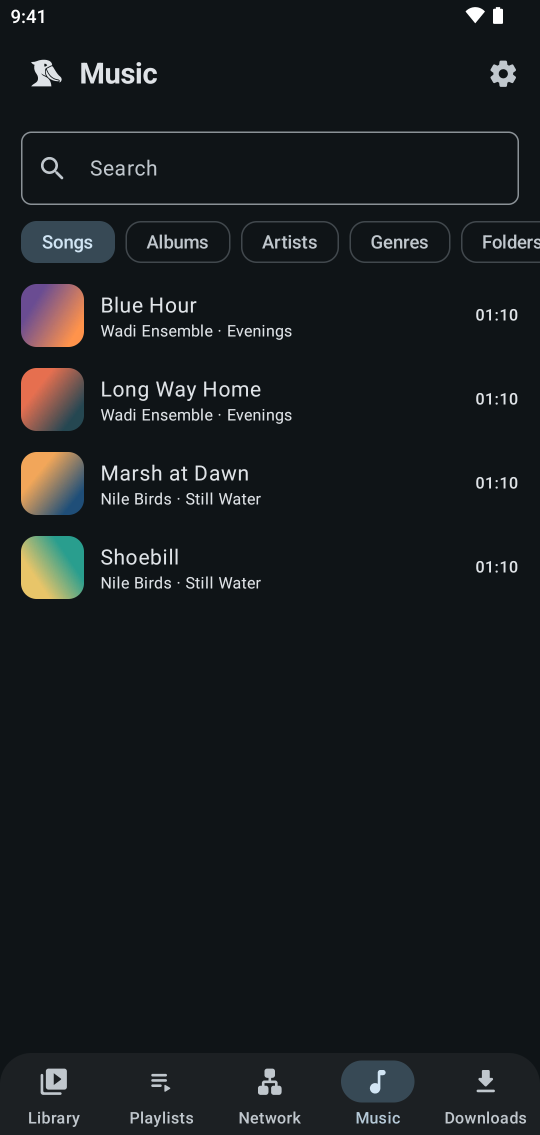
#> input picture fastlane/metadata/android/en-US/images/phoneScreenshots/2.png, 1080 x 2270 px, given in place of v1.png, which was not available (shown at 1/2 size)
$ python trace.py
#> lines starting #> are read from the running program, lines starting #| are printed output that depends on the picture; after the words box and inside, x2 and y2 are one past the last pixel; in counts of white or black regions, pixels touching at a corner belong together
"""One-time: trace ref/v1.png (Gemini reference) into vector paths -> traced.json. make.py builds everything from that.
Usage: python design/logo/trace.py"""
import json, pathlib, re, subprocess, tempfile
from PIL import Image
L = pathlib.Path(__file__).resolve().parent
im = Image.open(L / "ref/v1.png").convert("RGB")
#> im is the input picture: PIL image 1080x2270 RGB; mean R, G, B 23.9, 28.2, 30.8
SQ = (206, 206, 819, 819)                      # the dark rounded square in the reference (measured)
im = im.crop(SQ)
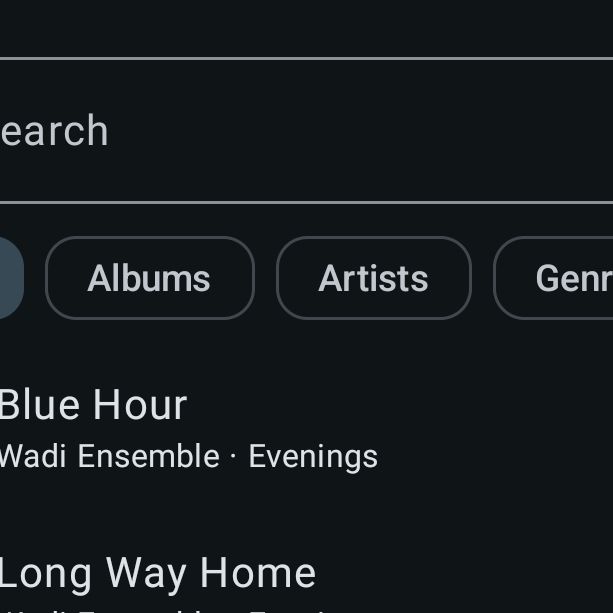
#> im: PIL image 613x613 RGB; mean R, G, B 22.8, 27.9, 31.1
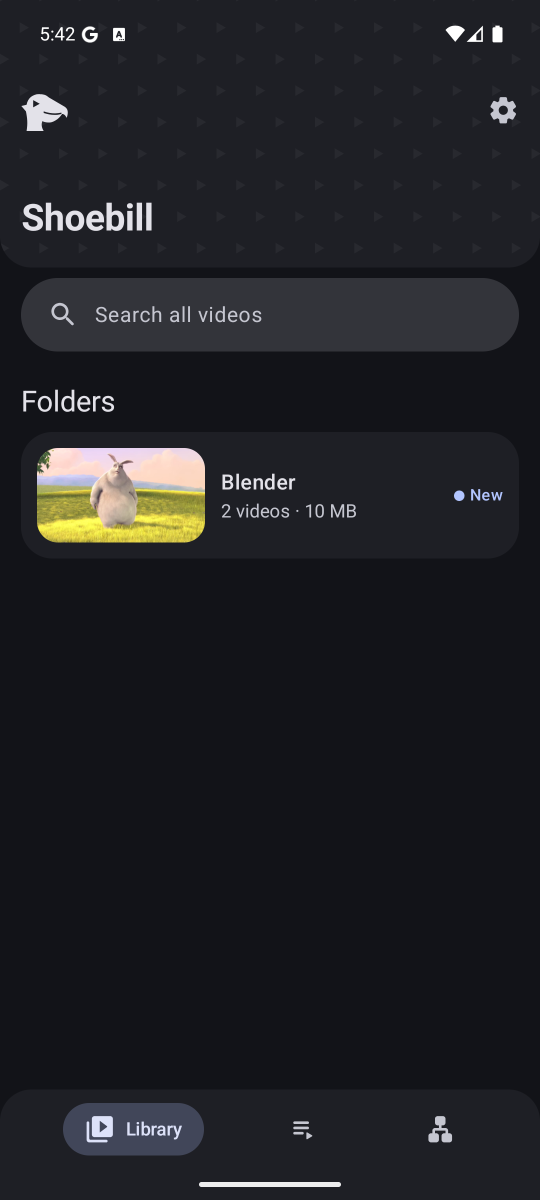
#> input picture fastlane/metadata/android/en-US/images/phoneScreenshots/1.png, 1080 x 2400 px, found by its file name (shown at 1/2 size)
cyan = lambda c: c[2] > 150 and c[0] < 140 and c[2] - c[0] > 60

def trace(pred, src=None, margin=60):
#> called with margin = 60
    src = src or im
    m = Image.new("1", src.size, 1)
#> m: PIL image 613x613 1; every value is 1
    pi, pm = src.load(), m.load()
    for y in range(src.height):
        for x in range(src.width):
            inner = margin < x < src.width - margin and margin < y < src.height - margin  # skip page past rounded corners
            if inner and pred(pi[x, y]): pm[x, y] = 0      # potrace traces black
    with tempfile.TemporaryDirectory() as d:
        p = pathlib.Path(d)
        m.save(p / "a.pbm")
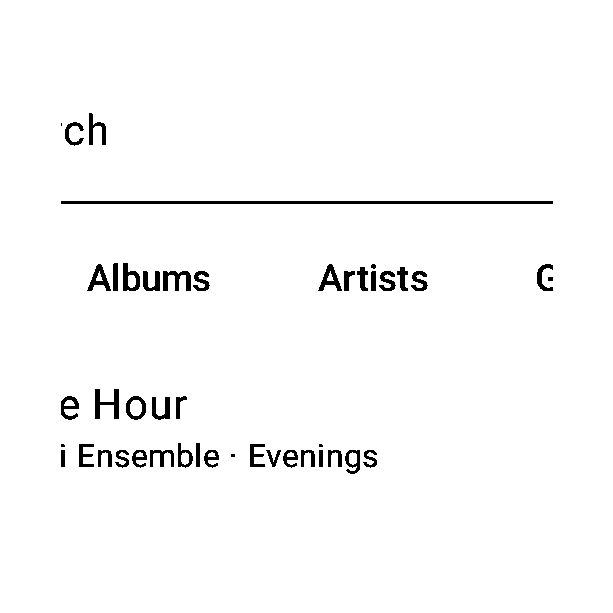
#> saved as a.pbm: PIL image 613x613 1; 97.8% white; 45 black regions (4 under 20 px), largest, box (x1, y1, x2, y2) and area: (61, 201, 553, 204) 1476, (95, 389, 119, 419) 342, (163, 271, 191, 291) 322
        subprocess.run(["potrace", "-s", "--flat", "-t", "8", "-a", "1.0", "-O", "0.5", str(p / "a.pbm"), "-o", str(p / "a.svg")], check=True)
#> (this line was passed over: subprocess is not available in this run)
#> (the run stopped early here; a loop or call above may not have finished)
